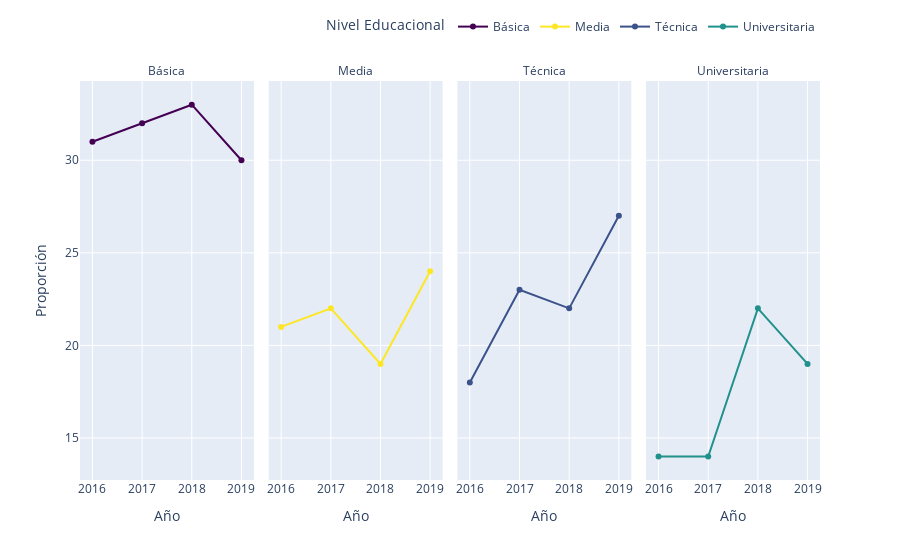

Write notebook code for a chart like this one.
### Code cell
gf_edu_ola=grafo_var('m01_fac','Nivel Educacional')
gf_edu_ola

### Figure 1 — Plotly figure (JSON) as saved in the notebook; plotly's stock layout.template omitted (floating-point values rounded to 4 significant figures)
{"data": [{"hovertemplate": "Nivel Educacional=Básica<br>Año=%{x}<br>Proporción=%{y}<extra></extra>", "legendgroup": "Básica", "line": {"color": "#440154", "dash": "solid"}, "marker": {"symbol": "circle"}, "mode": "lines+markers", "name": "Básica", "orientation": "v", "showlegend": true, "type": "scatter", "x": ["2016", "2017", "2018", "2019"], "xaxis": "x", "y": [31, 32, 33, 30], "yaxis": "y"}, {"hovertemplate": "Nivel Educacional=Media<br>Año=%{x}<br>Proporción=%{y}<extra></extra>", "legendgroup": "Media", "line": {"color": "#fde725", "dash": "solid"}, "marker": {"symbol": "circle"}, "mode": "lines+markers", "name": "Media", "orientation": "v", "showlegend": true, "type": "scatter", "x": ["2016", "2017", "2018", "2019"], "xaxis": "x2", "y": [21, 22, 19, 24], "yaxis": "y2"}, {"hovertemplate": "Nivel Educacional=Técnica<br>Año=%{x}<br>Proporción=%{y}<extra></extra>", "legendgroup": "Técnica", "line": {"color": "#3b528b", "dash": "solid"}, "marker": {"symbol": "circle"}, "mode": "lines+markers", "name": "Técnica", "orientation": "v", "showlegend": true, "type": "scatter", "x": ["2016", "2017", "2018", "2019"], "xaxis": "x3", "y": [18, 23, 22, 27], "yaxis": "y3"}, {"hovertemplate": "Nivel Educacional=Universitaria<br>Año=%{x}<br>Proporción=%{y}<extra></extra>", "legendgroup": "Universitaria", "line": {"color": "#21918c", "dash": "solid"}, "marker": {"symbol": "circle"}, "mode": "lines+markers", "name": "Universitaria", "orientation": "v", "showlegend": true, "type": "scatter", "x": ["2016", "2017", "2018", "2019"], "xaxis": "x4", "y": [14.0, 14.0, 22, 19], "yaxis": "y4"}], "layout": {"annotations": [{"font": {}, "showarrow": false, "text": "Básica", "x": 0.1175, "xanchor": "center", "xref": "paper", "y": 1, "yanchor": "bottom", "yref": "paper"}, {"font": {}, "showarrow": false, "text": "Media", "x": 0.3725, "xanchor": "center", "xref": "paper", "y": 1, "yanchor": "bottom", "yref": "paper"}, {"font": {}, "showarrow": false, "text": "Técnica", "x": 0.6275, "xanchor": "center", "xref": "paper", "y": 1, "yanchor": "bottom", "yref": "paper"}, {"font": {}, "showarrow": false, "text": "Universitaria", "x": 0.8825, "xanchor": "center", "xref": "paper", "y": 1, "yanchor": "bottom", "yref": "paper"}], "autosize": true, "legend": {"orientation": "h", "title": {"text": "Nivel Educacional"}, "tracegroupgap": 0, "x": 1, "xanchor": "right", "y": 1.1, "yanchor": "bottom"}, "margin": {"t": 60}, "xaxis": {"anchor": "y", "autorange": true, "domain": [0, 0.235], "range": [-0.2334, 3.233], "title": {"text": "Año"}, "type": "category"}, "xaxis2": {"anchor": "y2", "autorange": true, "domain": [0.255, 0.49], "matches": "x", "range": [-0.2334, 3.233], "title": {"text": "Año"}, "type": "category"}, "xaxis3": {"anchor": "y3", "autorange": true, "domain": [0.51, 0.745], "matches": "x", "range": [-0.2334, 3.233], "title": {"text": "Año"}, "type": "category"}, "xaxis4": {"anchor": "y4", "autorange": true, "domain": [0.765, 1.0], "matches": "x", "range": [-0.2334, 3.233], "title": {"text": "Año"}, "type": "category"}, "yaxis": {"anchor": "x", "autorange": true, "domain": [0, 1], "range": [12.52, 34.48], "title": {"text": "Proporción"}, "type": "linear"}, "yaxis2": {"anchor": "x2", "autorange": true, "domain": [0, 1], "matches": "y", "range": [12.52, 34.48], "showticklabels": false, "type": "linear"}, "yaxis3": {"anchor": "x3", "autorange": true, "domain": [0, 1], "matches": "y", "range": [12.52, 34.48], "showticklabels": false, "type": "linear"}, "yaxis4": {"anchor": "x4", "autorange": true, "domain": [0, 1], "matches": "y", "range": [12.52, 34.48], "showticklabels": false, "type": "linear"}}}
